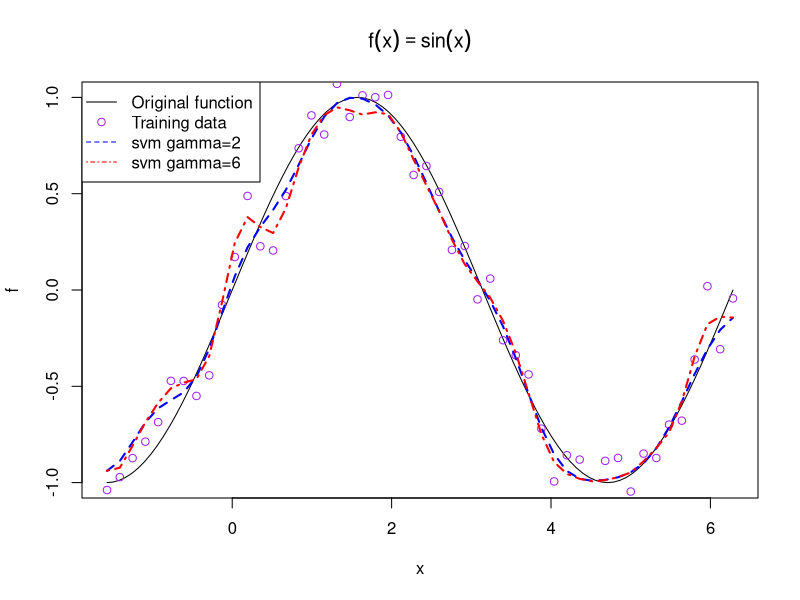

This chart was generated by the following R code:
# A feladat a sin(x) függvény közelítése a [-pi/2,*pi] intervallumon, kettő féle módszerrel.
# A következő pár sor kód a függvény közelítését mutatja be SVM használatával.
# Első részben megpróbálom helyesen közelíteni a függvényt a megadott intervallumon.

f<-function(x){ sin(x) }

#Intervallum megadása.
from = -pi / 2;
to = 2 * pi;

#Tanítópontok X koordinátája, 50 hosszúságú vektor.
x<- seq(from=from,to=to,length=50)  
#Tanítópontok Y koordinátája, egy kis hibával terhelve.
y<- f(x)+rnorm(length(x),0,0.15)

#Függvény kirajzolása.
plot(f,from,to)
title(main=expression(f(x) == sin(x)))
#Rárakjuk a az előbb elkészített tanító pontokat a plotra.
points(x, y, col="purple", pch=1)

xt<-seq(from,to,length=50)

library(e1071)
#Első hálózat létrehozása gamma=2-vel
m <- svm(x, y, kernel="radial", gamma=2, scale=F)
print(m)

yt <- predict(m, xt)

lines(xt,yt,col="blue",lty="dashed",lwd=2)

#Második hálózat gamma=20 értékkel
m <- svm(x, y, kernel="radial", gamma=6, scale=F)
print(m)

yt <- predict(m, xt)

lines(xt,yt,col="red",lty="dotdash",lwd=2)

legend(
  "topleft",
  c("Original function", "Training data", "svm gamma=2", "svm gamma=6"),
  pch=c(-1, 1, -1, -1),
  lty=c("solid", "blank", "dashed", "dotdash"),
  col=c("black", "purple", "blue", "red")    
)
#Szemmel látható hogy a gamma=20 értékkel rendelkező hálózat túlpróbálja illeszteni a függvényt.
